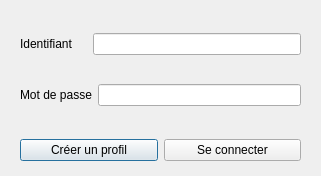
<?xml version="1.0" encoding="UTF-8"?>
<ui version="4.0">
 <class>frmConnexion</class>
 <widget class="QDialog" name="frmConnexion">
  <property name="geometry">
   <rect>
    <x>0</x>
    <y>0</y>
    <width>321</width>
    <height>176</height>
   </rect>
  </property>
  <property name="windowTitle">
   <string>Connexion au profil</string>
  </property>
  <widget class="QWidget" name="verticalLayoutWidget">
   <property name="geometry">
    <rect>
     <x>20</x>
     <y>10</y>
     <width>281</width>
     <height>121</height>
    </rect>
   </property>
   <layout class="QVBoxLayout" name="verticalLayout">
    <item>
     <layout class="QHBoxLayout" name="horizontalLayout_2">
      <property name="spacing">
       <number>20</number>
      </property>
      <property name="sizeConstraint">
       <enum>QLayout::SetFixedSize</enum>
      </property>
      <item>
       <widget class="QLabel" name="lblPseudo">
        <property name="text">
         <string>Identifiant</string>
        </property>
       </widget>
      </item>
      <item>
       <widget class="QLineEdit" name="txtPseudo"/>
      </item>
     </layout>
    </item>
    <item>
     <layout class="QHBoxLayout" name="horizontalLayout">
      <item>
       <widget class="QLabel" name="lblPwd">
        <property name="text">
         <string>Mot de passe</string>
        </property>
       </widget>
      </item>
      <item>
       <widget class="QLineEdit" name="txtPassword"/>
      </item>
     </layout>
    </item>
   </layout>
  </widget>
  <widget class="QWidget" name="horizontalLayoutWidget_3">
   <property name="geometry">
    <rect>
     <x>20</x>
     <y>130</y>
     <width>281</width>
     <height>41</height>
    </rect>
   </property>
   <layout class="QHBoxLayout" name="horizontalLayout_3">
    <item>
     <widget class="QPushButton" name="btCreation">
      <property name="text">
       <string>Créer un profil</string>
      </property>
     </widget>
    </item>
    <item>
     <widget class="QPushButton" name="btConnexion">
      <property name="text">
       <string>Se connecter</string>
      </property>
     </widget>
    </item>
   </layout>
  </widget>
 </widget>
 <resources/>
 <connections/>
</ui>
